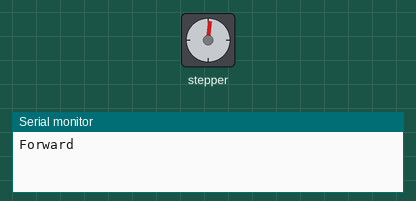
A sketch run on a simulated Arduino Uno, built with avr-gcc and run on an emulated ATmega328P. Shown: stepper motor, the last lines printed to the serial monitor. Stepper angles assume 200 steps per turn.

Above: at 0.05 s.
At 1.1 s:
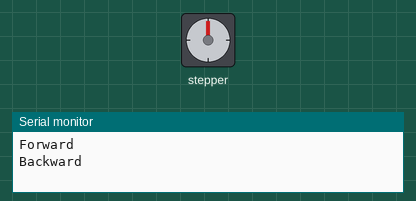
Timing chart, 0 to 3.0 s (numbered marks = the images above):
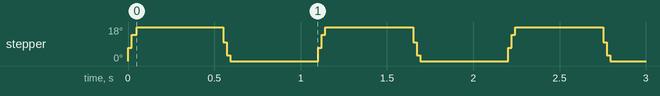

Measured:
- by itself, stepper: repeats every 1.1 s: 14° 0.03 s, 18° 0.50 s, 10° 0.02 s, 3° 0.02 s, 0° 0.51 s, 7° 0.02 s

The sketch:

MotorTest.ino
```cpp
#include <Stepper.h>

#define motorSteps 200     // change this depending on the number of steps
                           // per revolution of your motor
#define motorPin1 11
#define motorPin2 3
#define motorPin3 8
#define motorPin4 9

// initialize of the Stepper library:
Stepper myStepper(motorSteps, motorPin1, motorPin2, motorPin3,motorPin4);

void setup() {
  // set the motor speed at 60 RPMS:
  myStepper.setSpeed(60);

  // Initialize the Serial port:
  Serial.begin(9600);
}

void loop() {
  // Step forward 100 steps:
  Serial.println("Forward");
  myStepper.step(10);
  delay(500);

  // Step backward 100 steps:
  Serial.println("Backward");
  myStepper.step(-10);
  delay(500);

}
```
